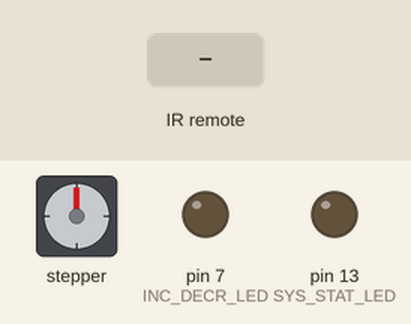
Recording of a sketch running on a simulated Arduino Uno, built with avr-gcc and run on an emulated ATmega328P. Parts: stepper motor, output pins drawn as LEDs (lit = HIGH). Inputs (shaded band) come from the test bench. Stepper angles assume 2048 steps per turn.

Above: at 1.2 s.
1.3 s: infrared code 0xFFA25D received
At 1.45 s:
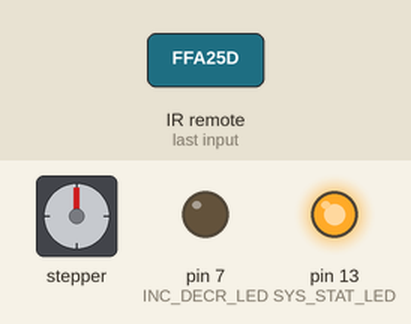
4.3 s: infrared code 0xFFE01F received
At 4.82 s:
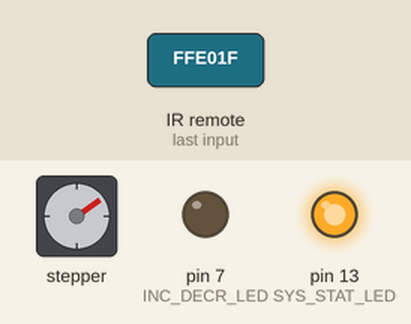
7.3 s: infrared code 0xFF906F received
At 7.53 s:
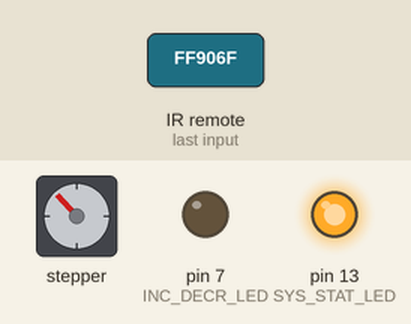
10.3 s: infrared code 0xFFA25D received
At 11.3 s:
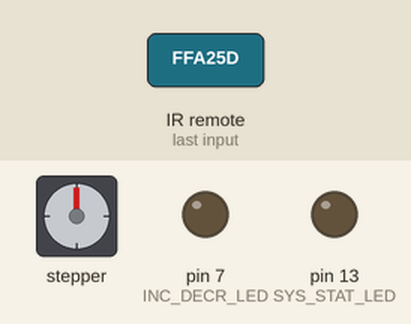
Timing chart, 0 to 13.2 s (numbered marks = the images above; inputs shaded):
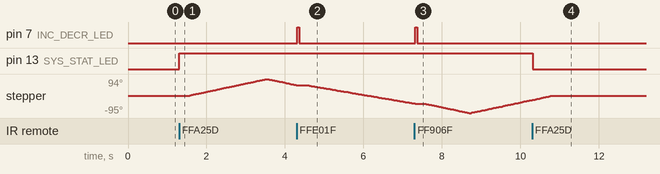

The sketch:

stepper_remote.ino
```cpp
/* Includes */
#include <Stepper.h>
#include "IRremote.h"


/* Code defines - do not change */
#define SYSTEM_ON       0x01
#define SYSTEM_OFF      0x00
#define UP              1
#define DOWN            -1
#define STEP_DEGREE     6
#define STEPPER_STEPS   32    // motor specific steps

/* Pin configuration - adapt to own wiring */
#define INC_DECR_LED    7  // led on digital pin 7
#define SYS_STAT_LED    13 // led on digital pin 13
#define IR_RECV_PIN     11 // ir receiver on digital pin 11
#define STEPPER_A       2  // coil 1 on digital pin 2
#define STEPPER_B       3  // coil 2 on digital pin 3
#define STEPPER_C       4  // coil 3 on digital pin 4
#define STEPPER_D       5  // coil 4 on digital pin 5

/* Stepper configuration - change per use case */
#define STEP_MAX_SPEED  700
#define DEFAULT_SPEED   500   // should be between max and min speed
#define STEP_MIN_SPEED  100
#define MAX_ROTATION    +90
#define MIN_ROTATION    -90
#define START_DIRECTION UP    // moving direction on first start

/* Configure the remote keys - adapt to the remote in use */
#define REMOTE_ON_OFF   0xFFA25D  // key for turning the system on and off
#define REMOTE_DOWN     0xFFE01F  // key for increasing the servo speed
#define REMOTE_UP       0xFF906F  // key for decreasing the servo speed


/* Variables */
IRrecv irRecv(IR_RECV_PIN);                                                   // ir receiver instance
decode_results irCommand;                                                     // received ir signal
Stepper stepper(STEPPER_STEPS, STEPPER_D, STEPPER_B, STEPPER_C, STEPPER_A);   // stepper motor instance

int systemState = SYSTEM_OFF;     // system should be off on boot
int currentSpeed = DEFAULT_SPEED;
boolean reachedMinMax = false;    // if default speed is not max or min speed, set this to false

int currentRotation = 0; // the position of the motor on boot will be the start position
int currentDirection = START_DIRECTION;


/**
 * Increase stepper speed (by 100 seems okay, can be adapted however)
 *  @return: true if maximal speed was reached
 */
boolean increaseSpeed() {
  boolean maxReached = false;
  currentSpeed+=100;
  if (currentSpeed >= STEP_MAX_SPEED){
    currentSpeed = STEP_MAX_SPEED;
    maxReached = true;
  }
  stepper.setSpeed(currentSpeed);
  return maxReached;
}


/**
 * Decrease stepper speed (by 100 seems okay, can be adapted however)
 *  @return: true if minimal speed was reached
 */
boolean decreaseSpeed() {
  boolean minReached = false;
  currentSpeed-=100;
  if (currentSpeed <= STEP_MIN_SPEED){
    currentSpeed = STEP_MIN_SPEED;
    minReached = true;
  }
  stepper.setSpeed(currentSpeed);
  return minReached;
}


/**
 * Reset the stepper motor angle to the boot-position
 *
 * Hint: if the start rotation (default 0) is modifed then you might want to adapt this for correct behavior
 */
void stepToStartRotation() {
  int toRotate = -currentRotation * STEP_DEGREE;
  stepper.step(toRotate);
  currentRotation = 0;
}

/**
 * Let the INC_DECR led blink or turn it on permanently to indicate
 * a speed change or if the max/min was reached respectively
 */
void setIncDecrLED(boolean permanent) {
  digitalWrite(INC_DECR_LED, systemState == SYSTEM_ON? HIGH: LOW);
  if (!permanent) {
    delay(50);
    digitalWrite(INC_DECR_LED, LOW);
  }
}


/**
 * Check what button was pressed on the remote
 */
boolean setIRCommando() {
  //Serial.println(irCommand.value, HEX); // debugging - print all received signals
  boolean needDelay = true;
  switch (irCommand.value) {
    case REMOTE_ON_OFF:
      if ( systemState == SYSTEM_ON ) {
        systemState = SYSTEM_OFF;
        digitalWrite(SYS_STAT_LED, LOW);
        digitalWrite(INC_DECR_LED, LOW);
        stepToStartRotation();
      } else {
        systemState = SYSTEM_ON;
        digitalWrite(SYS_STAT_LED, HIGH);
        digitalWrite(INC_DECR_LED, reachedMinMax? HIGH: LOW);
      }
      needDelay = true;
      break;
    case REMOTE_DOWN:
      reachedMinMax = decreaseSpeed();
      setIncDecrLED( reachedMinMax );
      break;
    case REMOTE_UP:
      reachedMinMax = increaseSpeed();
      setIncDecrLED( reachedMinMax );
      break;
    default:
      // invalid command
      needDelay = false;
      break;
  }
  return needDelay;
}

/**
 * Setup servo, ir-receiver and leds
 */
void setup() {
  //Serial.begin(115200); // uncomment for prints
  /* Configure and turn off leds */
  pinMode(SYS_STAT_LED, OUTPUT);
  digitalWrite(SYS_STAT_LED, LOW);
  pinMode(INC_DECR_LED, OUTPUT);
  digitalWrite(INC_DECR_LED, LOW);

  /* Start ir receiver */
  irRecv.enableIRIn();

  stepper.setSpeed(currentSpeed);
}


void loop() {

  if ( irRecv.decode(&irCommand) ) {
    boolean commandValid = setIRCommando();
    if (commandValid) {
      delay(200); // debounce delay
    }
    irRecv.resume(); // allow next signal
  }

  if (systemState == SYSTEM_ON) {
    currentRotation += currentDirection; // save current position
    int toRotate = STEP_DEGREE * currentDirection;
    stepper.step(toRotate); // move 1 degree up or down
    if (currentRotation == MAX_ROTATION){
      currentDirection = DOWN;
    }else if ( currentRotation == MIN_ROTATION ) {
      currentDirection = UP;
    }
  }
}
```

Measured:
- after the input at 1.3 s, pin 13 (SYS_STAT_LED): LOW → HIGH at once; stepper: turns 94° clockwise in 2.0 s, then 34° counter-clockwise in 0.71 s
- after the input at 4.3 s, pin 7 (INC_DECR_LED): LOW → HIGH at once, → LOW 0.05 s later
- after the input at 7.3 s, pin 7 (INC_DECR_LED): LOW → HIGH at once, → LOW 0.05 s later
- after the input at 10.3 s, pin 13 (SYS_STAT_LED): HIGH → LOW at once
